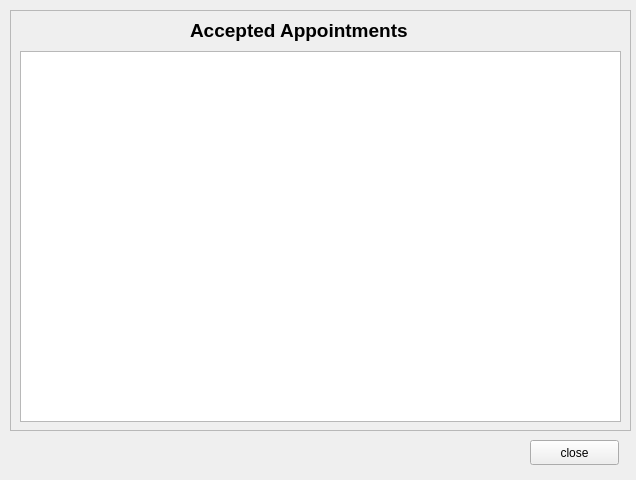
<?xml version="1.0" encoding="UTF-8"?>
<ui version="4.0">
 <class>acceptedappointmentDoctor</class>
 <widget class="QWidget" name="acceptedappointmentDoctor">
  <property name="geometry">
   <rect>
    <x>0</x>
    <y>0</y>
    <width>636</width>
    <height>480</height>
   </rect>
  </property>
  <property name="windowTitle">
   <string>Appointments</string>
  </property>
  <widget class="QFrame" name="frame">
   <property name="geometry">
    <rect>
     <x>10</x>
     <y>10</y>
     <width>621</width>
     <height>421</height>
    </rect>
   </property>
   <property name="frameShape">
    <enum>QFrame::StyledPanel</enum>
   </property>
   <property name="frameShadow">
    <enum>QFrame::Raised</enum>
   </property>
   <widget class="QLabel" name="title">
    <property name="geometry">
     <rect>
      <x>180</x>
      <y>0</y>
      <width>251</width>
      <height>41</height>
     </rect>
    </property>
    <property name="styleSheet">
     <string notr="true">font-size:14pt;
font-weight: bold;</string>
    </property>
    <property name="text">
     <string>Accepted Appointments</string>
    </property>
   </widget>
   <widget class="QTableWidget" name="tableWidget">
    <property name="geometry">
     <rect>
      <x>10</x>
      <y>41</y>
      <width>601</width>
      <height>371</height>
     </rect>
    </property>
    <property name="sizePolicy">
     <sizepolicy hsizetype="Fixed" vsizetype="Fixed">
      <horstretch>0</horstretch>
      <verstretch>0</verstretch>
     </sizepolicy>
    </property>
   </widget>
  </widget>
  <widget class="QPushButton" name="okButton">
   <property name="geometry">
    <rect>
     <x>530</x>
     <y>440</y>
     <width>89</width>
     <height>25</height>
    </rect>
   </property>
   <property name="text">
    <string>close</string>
   </property>
  </widget>
 </widget>
 <resources/>
 <connections/>
</ui>
